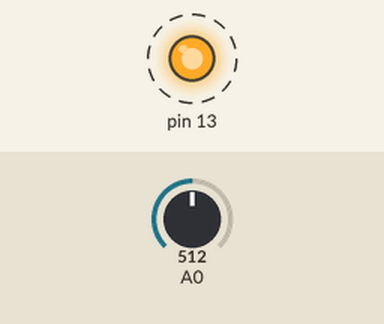
Recording of a sketch running on a simulated Arduino Uno, built with avr-gcc and run on an emulated ATmega328P. On the bench: output pins drawn as LEDs (lit = HIGH). Dashed ring = blinking. The inputs (shaded band) are chosen by the test bench; at power-on: A0 = 512.

Above: at 5.06 s.
Timing chart, 0 to 8.0 s (numbered marks = the images above):
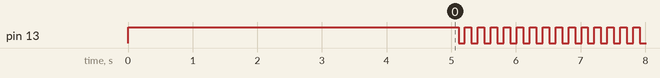

The sketch:

A015_microfono.ino
```cpp
/*
8.15 - Clap control con microfono

- led su pin 13
- sensore microfonico su pin A0
*/

//variabile soglia di attivazione
int soglia = 0;

void setup() {
  //imposto il pin per il LED
  pinMode(13, OUTPUT);

  //accendo il led durante la procedura di calibrazioe automatica
  digitalWrite(13, HIGH);
  //calibrazione automatica
  calibra();
  //spendo il led
  digitalWrite(13, LOW);
}

void loop() {
  //leggo il segnale rilevato dal mic
  int n = analogRead(A0);
  //se supera la soglia...
  if (n > soglia) {
    //cambio stato al pin
    digitalWrite(13, !digitalRead(13));
    //piccola pausa / debouncing
    delay(100);
  }
}

void calibra() {
  //per 100 volte...
  for (int i = 0; i < 100; i++) {
    //leggo il valore del microfono
    soglia += analogRead(A0);
    delay(50);
  }
  //calcolo la media
  soglia = soglia/100;
  //incremento del 20% il valore
  soglia = (int)((float)soglia * 1.2f);
}
```

Measured:
- by itself, pin 13: alternates HIGH for 0.10 s and LOW for 0.10 s
